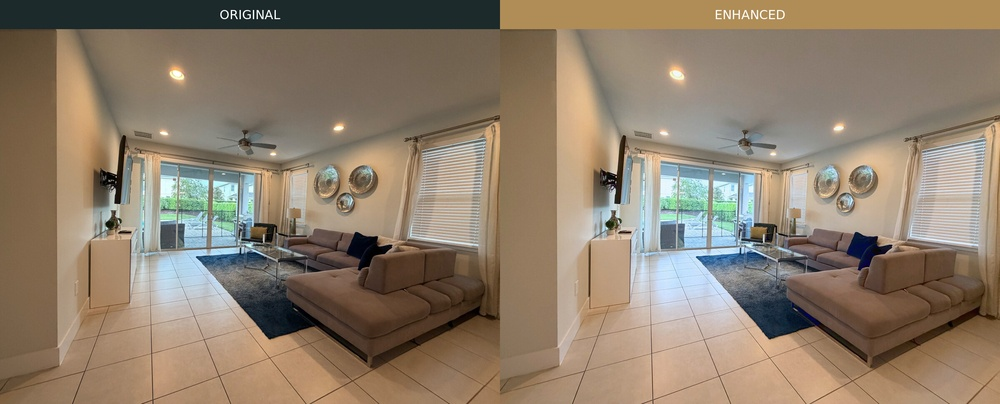
#> input picture photo-review/compare-10.jpg, 1000 x 404 px, shrunk from 2400 x 970 before the run
$ python clean_photo.py ../photo-review/compare-10.jpg ../photo-review/compare-12.jpg
#> lines starting #> are read from the running program, lines starting #| are printed output that depends on the picture
#!/usr/bin/env python3
"""Clean a compressed photo: smooth JPEG blocking and colour noise in flat areas (sky, water),
light contrast, edge-only sharpening. Used for pool-deck from the original export.
Usage: python3 tools/clean_photo.py IN OUT"""
import sys,numpy as np
from PIL import Image, ImageFilter
src,dst=sys.argv[1],sys.argv[2]
im=Image.open(src).convert('RGB')
#> im is the input picture: PIL image 1000x404 RGB; mean R, G, B 142, 126.2, 107.6
# 1) de-block: smooth colour noise strongly, luminance gently (median keeps edges)
ycc=im.convert('YCbCr'); y,cb,cr=ycc.split()
#> after `ycc = im.convert('YCbCr')`: ycc: PIL image 1000x404 YCbCr; mean of channels 0, 1, 2 128.3, 115.6, 137
#> after `y, cb, cr = ycc.split()`:
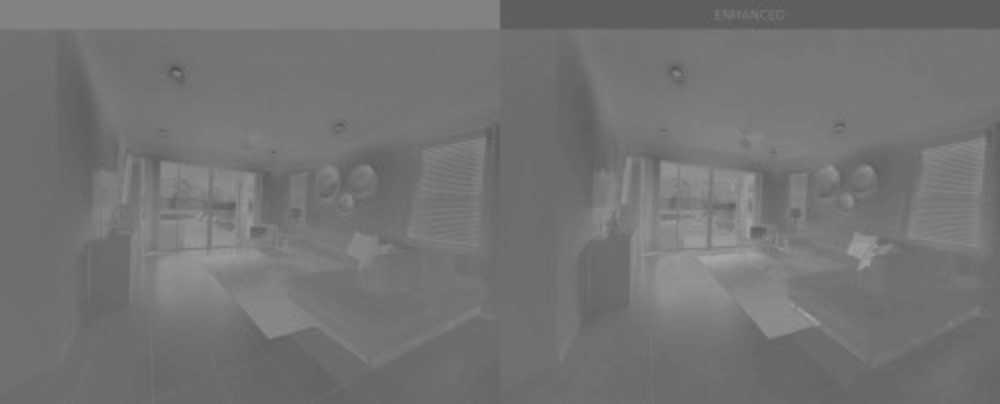
#> cb: PIL image 1000x404 L; min 77, max 168, mean 115.6
#> after `y, cb, cr = ycc.split()`:
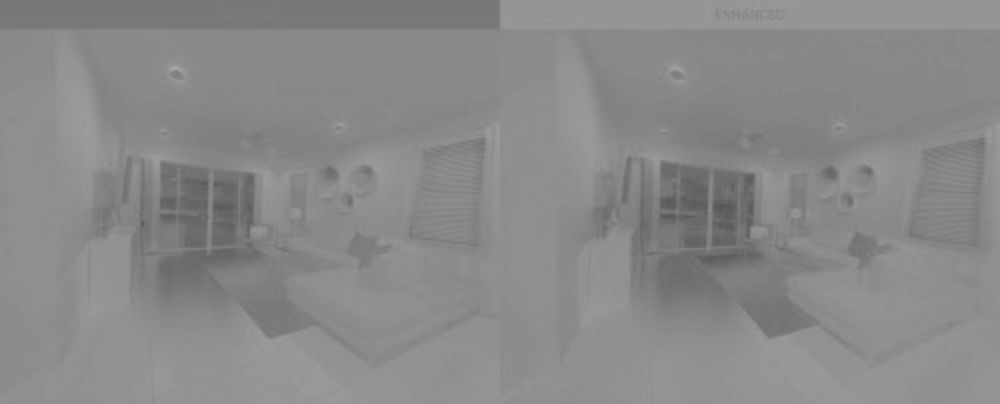
#> cr: PIL image 1000x404 L; min 85, max 168, mean 137
cb=cb.filter(ImageFilter.GaussianBlur(2.2)); cr=cr.filter(ImageFilter.GaussianBlur(2.2))
ym=y.filter(ImageFilter.MedianFilter(3))
ya=np.asarray(y).astype(np.float32); ymf=np.asarray(ym).astype(np.float32)
# smooth more in flat areas (sky, water), keep detail at real edges
grad=np.asarray(y.filter(ImageFilter.FIND_EDGES).filter(ImageFilter.GaussianBlur(2))).astype(np.float32)
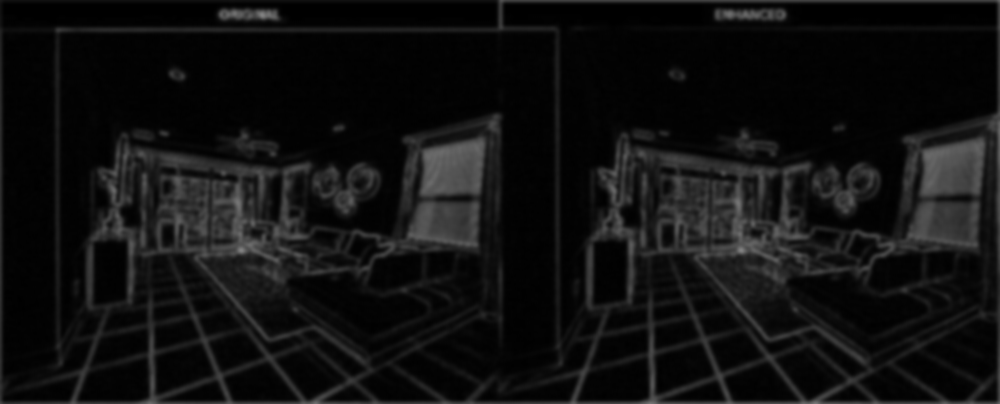
#> grad: shape (404, 1000) float32; min 0, max 129, mean 16.6
k=np.clip(1-grad/40,0.25,0.85)
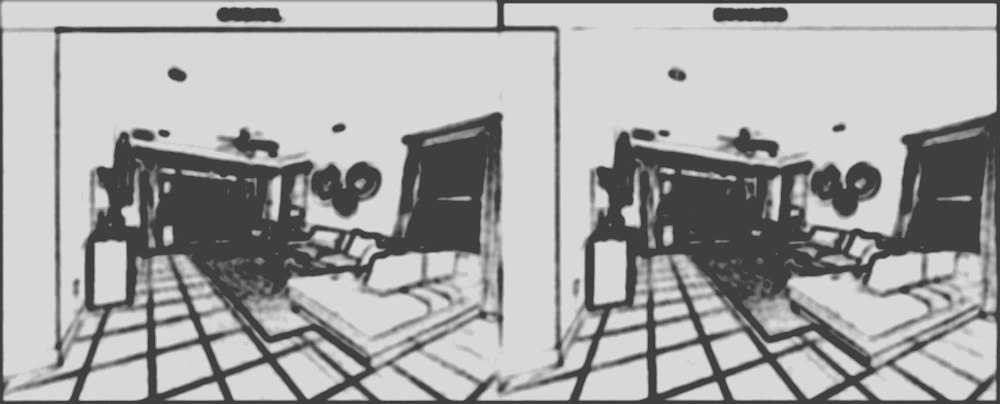
#> k: shape (404, 1000) float32; min 0.25, max 0.85, mean 0.655
yb=np.asarray(ym.filter(ImageFilter.GaussianBlur(0.8))).astype(np.float32)
yn=ya*(1-k)+yb*k
out=Image.merge('YCbCr',(Image.fromarray(np.clip(yn,0,255).astype(np.uint8)),cb,cr)).convert('RGB')
# 2) gentle tone: small midtone lift, light vibrance, no sharpening / clarity
a=np.asarray(out).astype(np.float32)/255
L=a@np.array([.2126,.7152,.0722]); med=float(np.median(L))
#> after `med = float(np.median(L))`: med = 0.499
g=float(np.clip(np.log(0.56)/np.log(max(min(med,.95),.05)),0.9,1.0))
#> g = 0.9
Ln=np.clip(L,0,1)**g; a=a*(Ln/np.maximum(L,1e-4))[...,None]
Lo=(a@np.array([.2126,.7152,.0722]))[...,None]; mx=a.max(2,keepdims=True); mn=a.min(2,keepdims=True)
#> after `mx = a.max(2, keepdims=True)`:
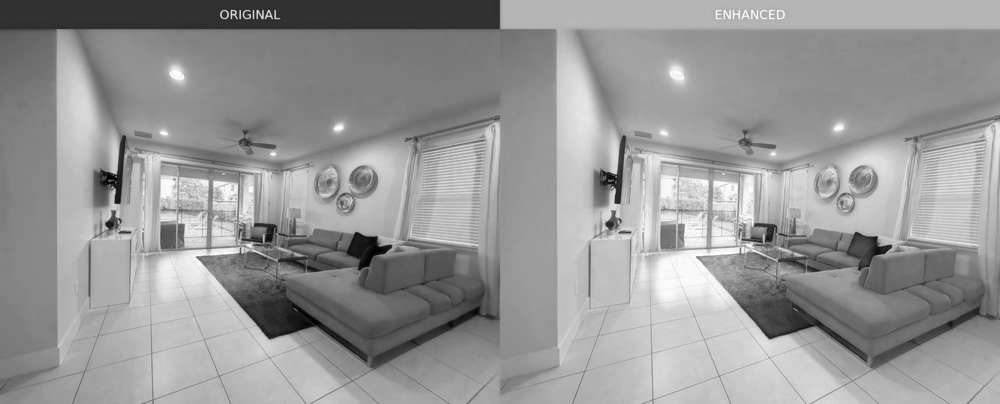
#> mx: shape (404, 1000, 1) float64; min 0, max 1.02, mean 0.602; drawn with min black and max white
#> after `mn = a.min(2, keepdims=True)`:
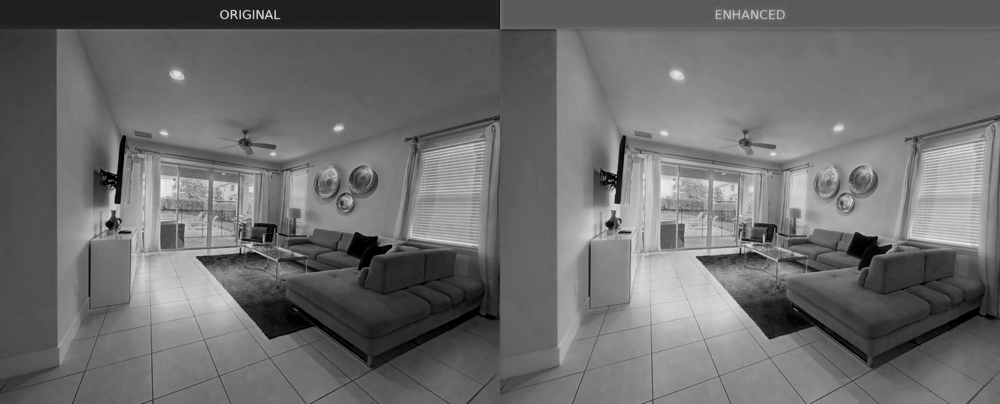
#> mn: shape (404, 1000, 1) float64; min 0, max 0.949, mean 0.427
sat=(mx-mn)/np.maximum(mx,1e-4); a=Lo+(a-Lo)*(1+0.14*(1-sat)**2)
#> after `sat = (mx - mn) / np.maximum(mx, 0.0001)`:
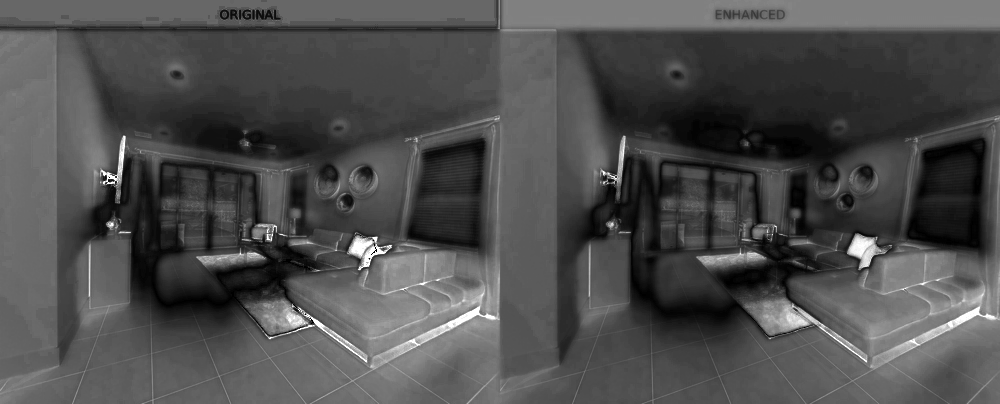
#> sat: shape (404, 1000, 1) float64; min 0, max 1, mean 0.306
# clear the haze: set a true black point and a gentle S-curve
a=np.clip((a-0.035)/(1-0.035),0,1)
L=a@np.array([.2126,.7152,.0722]); Lc=L+0.22*L*(1-L)*(L-0.5)*2
a=np.clip(a*(Lc/np.maximum(L,1e-4))[...,None],0,1)
res=Image.fromarray((a*255+.5).astype(np.uint8))
# light sharpening only on real edges (threshold keeps the sky smooth)
res=res.filter(ImageFilter.UnsharpMask(radius=0.9,percent=40,threshold=7))
res.save(dst)
print('median',round(med,2),'gamma',round(g,2))
#| median 0.5 gamma 0.9

$ run again, on photo-review/sample-10-enhanced.jpg
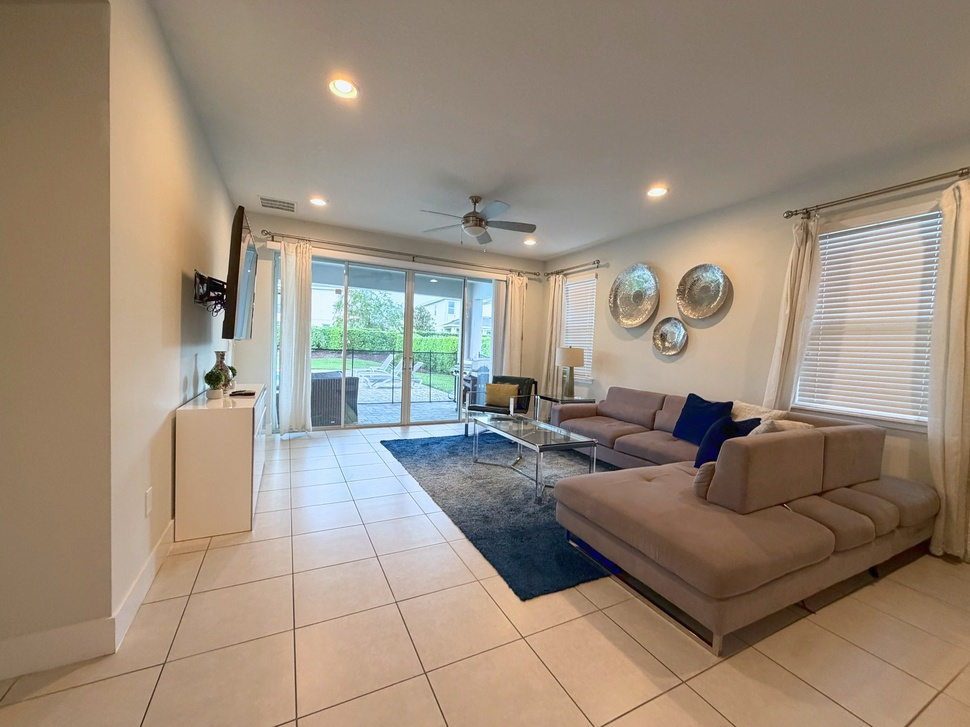
#> input picture photo-review/sample-10-enhanced.jpg, 970 x 727 px, shrunk from 2560 x 1920 before the run
#> im is the input picture: PIL image 970x727 RGB; mean R, G, B 153.7, 138.3, 122.1
#> ycc: PIL image 970x727 YCbCr; mean of channels 0, 1, 2 140.6, 116.9, 136.5
#> `k=np.clip(1-grad/40,0.25,0.85)`:
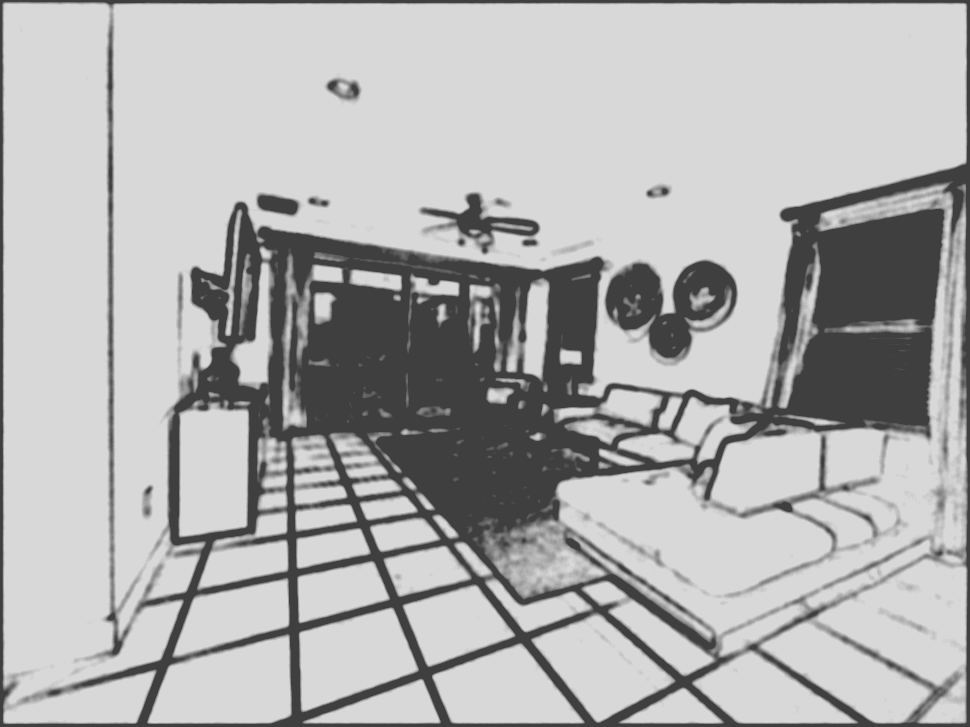
#> k: shape (727, 970) float32; min 0.25, max 0.85, mean 0.692
#> med = 0.537
#> g = 0.933
#> `sat = (mx - mn) / np.maximum(mx, 0.0001)`:
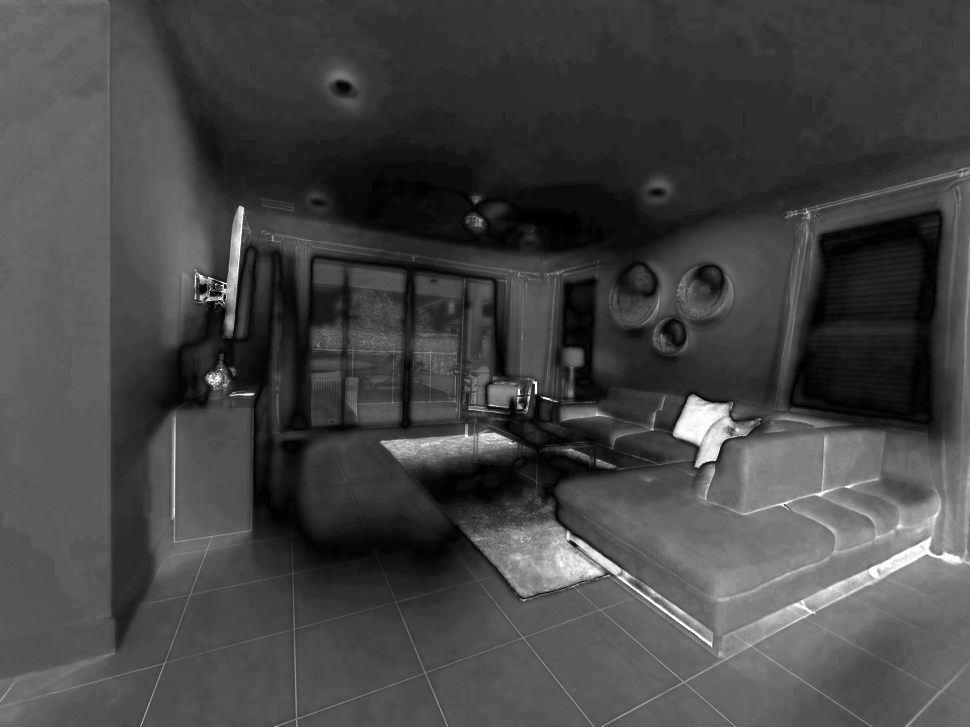
#> sat: shape (727, 970, 1) float64; min 0, max 1, mean 0.273
#| median 0.54 gamma 0.93

$ run again, on photo-review/sample-12-enhanced.jpg
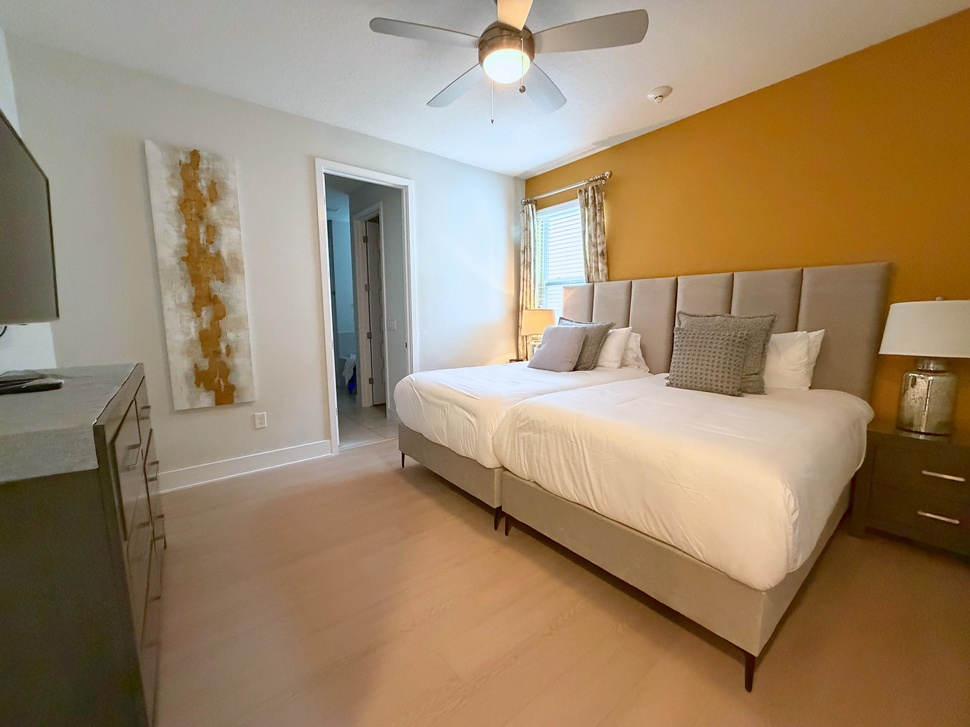
#> input picture photo-review/sample-12-enhanced.jpg, 970 x 727 px, shrunk from 2560 x 1920 before the run
#> im is the input picture: PIL image 970x727 RGB; mean R, G, B 156, 134.2, 106.8
#> ycc: PIL image 970x727 YCbCr; mean of channels 0, 1, 2 137.1, 110.2, 140.7
#> `k=np.clip(1-grad/40,0.25,0.85)`:
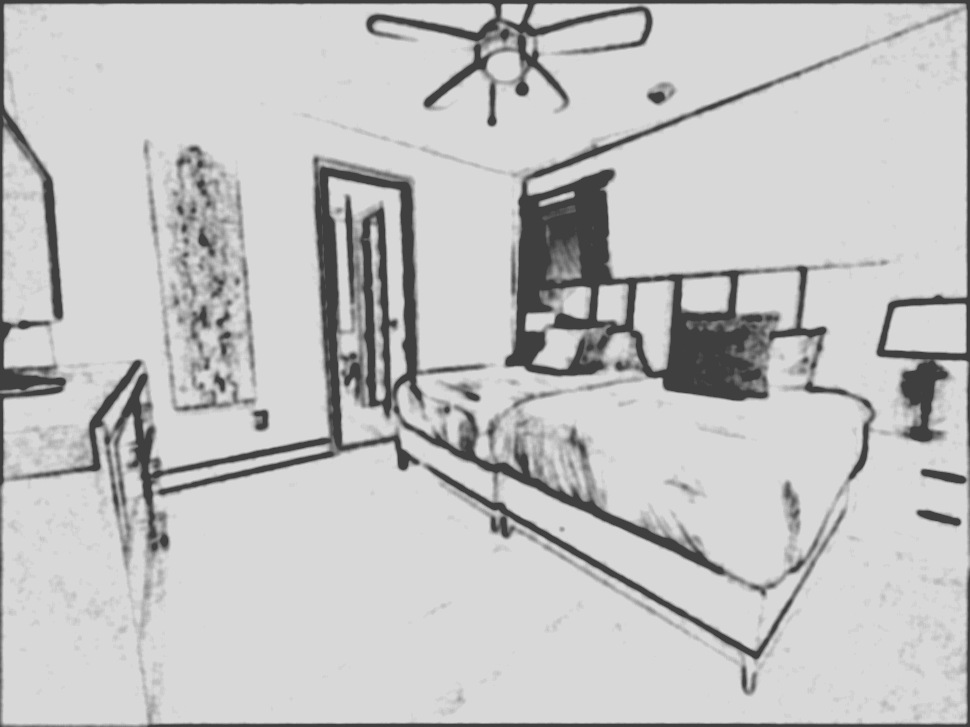
#> k: shape (727, 970) float32; min 0.25, max 0.85, mean 0.764
#> med = 0.537
#> g = 0.932
#> `sat = (mx - mn) / np.maximum(mx, 0.0001)`:
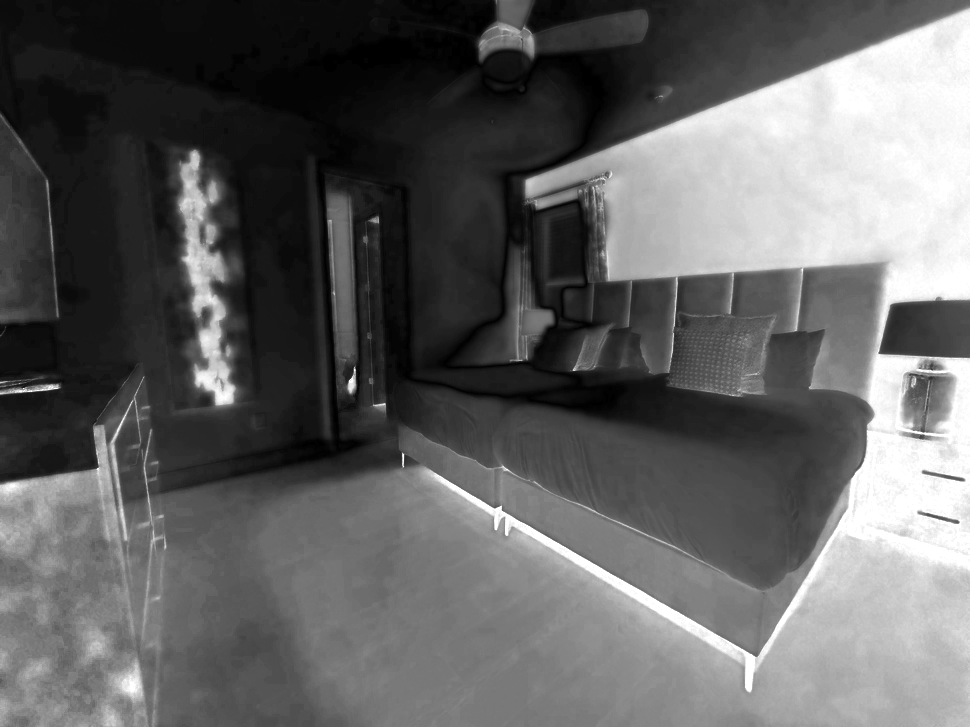
#> sat: shape (727, 970, 1) float64; min 0, max 1, mean 0.385
#| median 0.54 gamma 0.93
